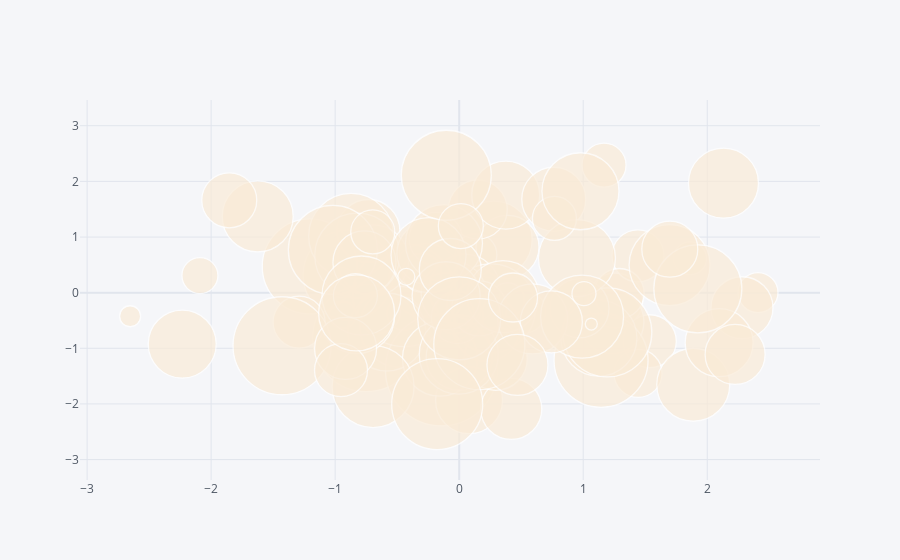

Source (notebook cell):
### Markdown cell above
**Bubble Plots**

### Code cell
df.iplot(kind='bubble', x='A', y='B', size='C', colors='antiquewhite')

### Figure 1 — Plotly figure (JSON) as saved in the notebook; plotly's stock layout.template omitted (floating-point values rounded to 4 significant figures)
{"data": [{"marker": {"color": ["antiquewhite", "antiquewhite", "antiquewhite", "antiquewhite", "antiquewhite", "antiquewhite", "antiquewhite", "antiquewhite", "antiquewhite", "antiquewhite", "antiquewhite", "antiquewhite", "antiquewhite", "antiquewhite", "antiquewhite", "antiquewhite", "antiquewhite", "antiquewhite", "antiquewhite", "antiquewhite", "antiquewhite", "antiquewhite", "antiquewhite", "antiquewhite", "antiquewhite", "antiquewhite", "antiquewhite", "antiquewhite", "antiquewhite", "antiquewhite", "antiquewhite", "antiquewhite", "antiquewhite", "antiquewhite", "antiquewhite", "antiquewhite", "antiquewhite", "antiquewhite", "antiquewhite", "antiquewhite", "antiquewhite", "antiquewhite", "antiquewhite", "antiquewhite", "antiquewhite", "antiquewhite", "antiquewhite", "antiquewhite", "antiquewhite", "antiquewhite", "antiquewhite", "antiquewhite", "antiquewhite", "antiquewhite", "antiquewhite", "antiquewhite", "antiquewhite", "antiquewhite", "antiquewhite", "antiquewhite", "antiquewhite", "antiquewhite", "antiquewhite", "antiquewhite", "antiquewhite", "antiquewhite", "antiquewhite", "antiquewhite", "antiquewhite", "antiquewhite", "antiquewhite", "antiquewhite", "antiquewhite", "antiquewhite", "antiquewhite", "antiquewhite", "antiquewhite", "antiquewhite", "antiquewhite", "antiquewhite", "antiquewhite", "antiquewhite", "antiquewhite", "antiquewhite", "antiquewhite", "antiquewhite", "antiquewhite", "antiquewhite", "antiquewhite", "antiquewhite", "antiquewhite", "antiquewhite", "antiquewhite", "antiquewhite", "antiquewhite", "antiquewhite", "antiquewhite", "antiquewhite", "antiquewhite", "antiquewhite"], "line": {"width": 1.3}, "size": [68, 30, 77, 107, 90, 74, 42, 69, 40, 62, 53, 81, 63, 33, 40, 33, 42, 55, 95, 112, 44, 21, 27, 59, 71, 63, 43, 103, 78, 89, 39, 67, 36, 85, 71, 85, 48, 68, 64, 61, 75, 73, 82, 94, 64, 63, 52, 66, 63, 66, 50, 76, 79, 76, 89, 52, 53, 63, 68, 70, 60, 89, 79, 59, 77, 65, 34, 52, 44, 55, 77, 44, 75, 90, 98, 72, 68, 81, 70, 83, 62, 62, 83, 45, 88, 17, 91, 61, 24, 44, 62, 71, 53, 91, 12, 49, 56, 55, 77, 76], "symbol": "circle"}, "mode": "markers", "text": "", "type": "scatter", "x": [-2.233, -0.9522, 0.2785, -0.7497, -0.8956, -0.2702, 0.1338, -0.1014, 2.409, 2.28, 1.537, -0.4738, 0.3896, -0.4481, -0.04272, 1.861, -0.644, 1.258, -1.205, -0.1429, 1.168, -2.653, -0.9404, 0.1496, 0.0447, -0.732, 0.5234, -0.4409, -0.5833, 0.2565, -0.3008, 0.07976, -2.09, -0.8712, -0.6931, -0.8218, 1.442, 0.3752, 1.231, 0.42, -0.1555, 1.887, -0.6944, 1.144, 0.7625, -0.2482, 1.441, 0.2204, 0.295, -0.0002316, 1.29, 1.127, -0.003629, -0.8263, -1.019, -1.291, -0.1901, -0.7639, 2.096, 2.131, 2.225, 1.194, -0.7877, 0.9697, 0.9493, -0.0444, 0.3896, -0.01445, -0.6968, 0.1614, -0.1228, -0.8371, -0.2471, -0.104, -1.428, 0.3535, -0.1054, 1.696, 0.5916, 0.9908, 0.7429, -0.07201, 0.0001746, 0.01311, 1.924, -0.4264, 0.1622, 0.4698, 1.006, 0.7676, -0.9161, -1.624, -0.9528, -0.1774, 1.065, 0.4339, 1.698, -1.854, 0.9776, -0.8273], "y": [-0.9235, 0.1838, 0.9549, -0.8173, 0.3174, 0.2181, 0.6816, -0.2628, 0.001354, -0.2706, -0.8728, -0.6132, 0.8218, -0.378, -0.3812, 0.6158, -0.3479, -0.1402, 0.4715, -1.388, 2.292, -0.4233, -0.401, 1.495, 0.05579, 1.109, -0.3408, -0.04448, -0.7068, -0.282, 0.3565, -1.932, 0.3068, 1.02, 0.5815, 0.6675, -1.451, 1.754, -0.5223, -2.09, -1.187, -1.655, -1.687, -1.216, 1.679, 0.7093, 0.663, -0.6412, -1.188, -1.161, -0.01445, -0.8158, -1.112, -0.4135, 0.7679, -0.5289, 0.9662, 0.5428, -0.8993, 1.969, -1.11, -0.7148, -0.05035, -0.2825, 0.622, -0.02607, -0.129, -0.4463, 1.092, -0.2838, 0.8898, -0.05345, 0.6764, 2.111, -0.9541, -0.07097, -0.05552, 0.4952, -0.4721, -0.4304, -0.5262, 0.4167, -0.4631, 1.198, 0.06945, 0.2852, -0.9261, -1.299, -0.01752, 1.334, -1.003, 1.371, -1.393, -2.003, -0.5638, -0.08713, 0.7827, 1.66, 1.823, -0.3637]}], "layout": {"legend": {"bgcolor": "#F5F6F9", "font": {"color": "#4D5663"}}, "paper_bgcolor": "#F5F6F9", "plot_bgcolor": "#F5F6F9", "title": {"font": {"color": "#4D5663"}}, "xaxis": {"gridcolor": "#E1E5ED", "showgrid": true, "tickfont": {"color": "#4D5663"}, "title": {"font": {"color": "#4D5663"}, "text": ""}, "zerolinecolor": "#E1E5ED"}, "yaxis": {"gridcolor": "#E1E5ED", "showgrid": true, "tickfont": {"color": "#4D5663"}, "title": {"font": {"color": "#4D5663"}, "text": ""}, "zerolinecolor": "#E1E5ED"}}}
